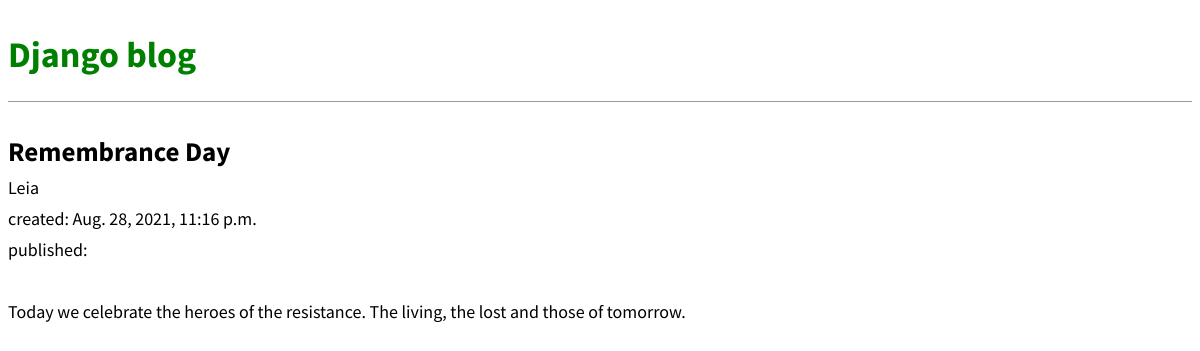
The app's page /post/4/ with its own data.
### blog/models.py (models this page shows)
class Post(models.Model):
    STATUS_CHOICES = (
        ('draft', 'Draft'),
        ('published', 'Published'),
    )
    title = models.CharField(max_length=250)
    slug = models.SlugField(max_length=250, unique_for_date='publish_at')
    created_by = models.ForeignKey(
    			User,
    			related_name='blog_posts',
    			on_delete=models.CASCADE,
    )
    text = models.TextField()
    publish_at = models.DateTimeField(default=timezone.now)
    created_at = models.DateTimeField(auto_now_add=True)
    updated_at = models.DateTimeField(auto_now=True)
    status = models.CharField(max_length=10, choices=STATUS_CHOICES, default='draft')

### blog/views.py (the view)
# urls.py: path('post/<int:pk>/', BlogDetailView.as_view(), name='post_detail'),
class BlogDetailView(DetailView):
    model = Post
    template_name = 'post_detail.html'

### templates/post_detail.html
{% extends 'base.html' %}
{% block content %}
  <div class="post-entry">
    <h2>{{ post.title }}</h2>
    <p>{{ post.created_by }}</p>
    <p>created: {{ post.created_at }}</p>
    <p>published: {{ post.publish }}</p>
    <br />
    <p>{{ post.text }}</p>
  </div>
{% endblock content %}

### static/css/base.css (style rules this page uses)
body { font-family: 'Source Sans Pro', sans-serif; font-size: 18px; }
.post-entry { margin-bottom: 2rem; }
.post-entry h2 { margin: 0.5rem 0; }
.post-entry p { margin: 0.5rem 0; font-weight: 400; }

### records on screen
Post: title "Remembrance Day", created_by "Leia", created_at "Aug. 28, 2021, 11:16 p.m.", text "Today we celebrate the heroes of the resistance. The living, the lost and those of tomorrow."
